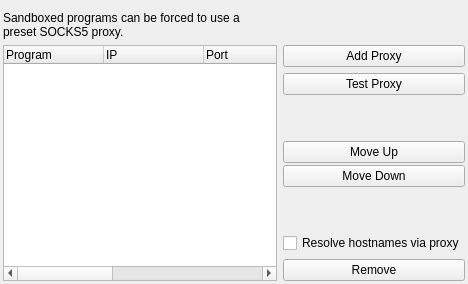
           <widget class="QWidget" name="tabNetProxy">
            <attribute name="title">
             <string>Internet Proxy</string>
            </attribute>
            <layout class="QGridLayout" name="gridLayout_64">
             <property name="leftMargin">
              <number>3</number>
             </property>
             <property name="rightMargin">
              <number>3</number>
             </property>
             <property name="bottomMargin">
              <number>3</number>
             </property>
             <item row="0" column="0">
              <layout class="QGridLayout" name="gridLayout_15">
               <item row="0" column="0">
                <widget class="QLabel" name="label_180">
                 <property name="text">
                  <string>Sandboxed programs can be forced to use a preset SOCKS5 proxy.</string>
                 </property>
                 <property name="wordWrap">
                  <bool>true</bool>
                 </property>
                </widget>
               </item>
               <item row="6" column="1">
                <widget class="QCheckBox" name="chkProxyResolveHostnames">
                 <property name="text">
                  <string>Resolve hostnames via proxy</string>
                 </property>
                </widget>
               </item>
               <item row="2" column="1">
                <widget class="QPushButton" name="btnTestProxy">
                 <property name="text">
                  <string>Test Proxy</string>
                 </property>
                </widget>
               </item>
               <item row="7" column="1">
                <widget class="QPushButton" name="btnDelProxy">
                 <property name="text">
                  <string>Remove</string>
                 </property>
                </widget>
               </item>
               <item row="3" column="1">
                <spacer name="verticalSpacer_33">
                 <property name="orientation">
                  <enum>Qt::Vertical</enum>
                 </property>
                 <property name="sizeHint" stdset="0">
                  <size>
                   <width>20</width>
                   <height>40</height>
                  </size>
                 </property>
                </spacer>
               </item>
               <item row="1" column="1">
                <widget class="QPushButton" name="btnAddProxy">
                 <property name="text">
                  <string>Add Proxy</string>
                 </property>
                </widget>
               </item>
               <item row="1" column="0" rowspan="7">
                <widget class="QTreeWidget" name="treeProxy">
                 <property name="sortingEnabled">
                  <bool>false</bool>
                 </property>
                 <column>
                  <property name="text">
                   <string>Program</string>
                  </property>
                 </column>
                 <column>
                  <property name="text">
                   <string>IP</string>
                  </property>
                 </column>
                 <column>
                  <property name="text">
                   <string>Port</string>
                  </property>
                 </column>
                 <column>
                  <property name="text">
                   <string>Auth</string>
                  </property>
                 </column>
                 <column>
                  <property name="text">
                   <string>Login</string>
                  </property>
                 </column>
                 <column>
                  <property name="text">
                   <string>Password</string>
                  </property>
                 </column>
                 <column>
                  <property name="text">
                   <string>Bypass IPs</string>
                  </property>
                 </column>
                </widget>
               </item>
               <item row="4" column="1">
                <layout class="QVBoxLayout" name="verticalLayout_3">
                 <property name="spacing">
                  <number>2</number>
                 </property>
                 <item>
                  <layout class="QHBoxLayout" name="horizontalLayout_4">
                   <item>
                    <widget class="QPushButton" name="btnMoveProxyUp">
                     <property name="text">
                      <string>Move Up</string>
                     </property>
                    </widget>
                   </item>
                  </layout>
                 </item>
                 <item>
                  <layout class="QHBoxLayout" name="horizontalLayout_5">
                   <item>
                    <widget class="QPushButton" name="btnMoveProxyDown">
                     <property name="text">
                      <string>Move Down</string>
                     </property>
                    </widget>
                   </item>
                  </layout>
                 </item>
                </layout>
               </item>
               <item row="5" column="1">
                <spacer name="verticalSpacer_41">
                 <property name="orientation">
                  <enum>Qt::Vertical</enum>
                 </property>
                 <property name="sizeHint" stdset="0">
                  <size>
                   <width>20</width>
                   <height>40</height>
                  </size>
                 </property>
                </spacer>
               </item>
              </layout>
             </item>
            </layout>
           </widget>
